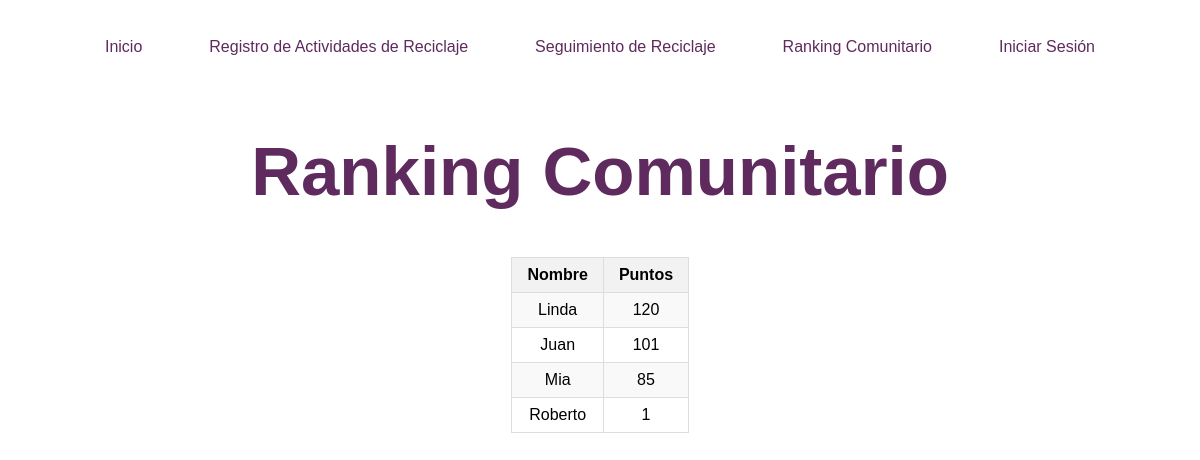
The app's page /ranking_comunitario, older data.
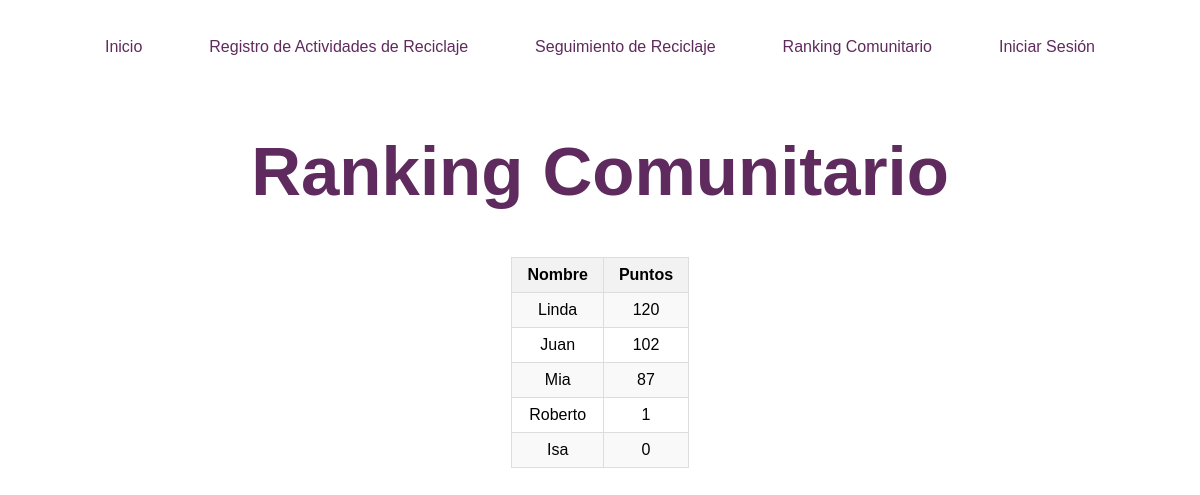
The same page, newer data.
### tables this page shows
CREATE TABLE usuarios (    id INTEGER PRIMARY KEY,    nombre TEXT NOT NULL,    correo TEXT NOT NULL,    puntos INTEGER, contrasena TEXT);

### app.py (the view)
@app.route('/ranking_comunitario')
def ranking_comunitario():
    usuarios = obtener_usuarios()
    usuarios_ordenados = sorted(usuarios, key=lambda x: x['puntos'], reverse=True)
    return render_template('ranking_comunitario.html', usuarios=usuarios_ordenados)

### app.py (called while the page is built)
def conectar_bd():
    return sqlite3.connect('reciclaje.db')

def obtener_usuarios():
    conn = conectar_bd()
    cursor = conn.cursor()
    cursor.execute('SELECT * FROM usuarios')
    usuarios = cursor.fetchall()
    lista_usuarios = []
    for usuario in usuarios:
        lista_usuarios.append({
            'id': usuario[0],
            'nombre': usuario[1],
            'correo': usuario[2],
            'puntos': usuario[3],
            'contrasena': usuario[4]
        })
    conn.close()
    return lista_usuarios

### templates/ranking_comunitario.html (shortened to what this page needs)
<!DOCTYPE html>
<html lang="en">
<head>
    <link rel="stylesheet" type="text/css" href="{{ url_for('static', filename='main.css') }}">
    <link rel="stylesheet" type="text/css" href="{{ url_for('static', filename='ranking_comunitario.css') }}">
    <link rel="stylesheet" type="text/css" href="{{ url_for('static', filename='seguimiento.css') }}">
</head>
<body>
    <header id="header">
        <ul id="mainMenu">
            <li><a href="/">Inicio</a></li>
            <li><a href="/registro_actividades">Registro de Actividades de Reciclaje</a></li>
            <li><a href="/seguimiento">Seguimiento de Reciclaje</a></li>
            <li><a href="/ranking_comunitario">Ranking Comunitario</a></li>
            {% if 'usuario' in session %}
                <li><a href="/usuario">Usuario</a></li>
            {% else %}
                <li><a href="/inicio_sesion">Iniciar Sesión</a></li>
            {% endif %}
        </ul>
    </header>
    <h1 class="pageTitle">Ranking Comunitario</h1>
    <section class="contentRanking">
        <table>
            <thead>
                <tr>
                    <th>Nombre</th>
                    <th>Puntos</th>
                </tr>
            </thead>
            <tbody>
                {% for usuario in usuarios %}
                    <tr>
                        <td>{{ usuario.nombre }}</td>
                        <td>{{ usuario.puntos }}</td>
                    </tr>
                {% endfor %}
            </tbody>
        </table>
    </section>
</body>
</html>

Row changes from the older to the newer data that the page shows:
changed usuarios "Juan": puntos "101" → "102"
changed usuarios "Mia": puntos "85" → "87"
added usuarios: nombre "Isa", puntos "0"
